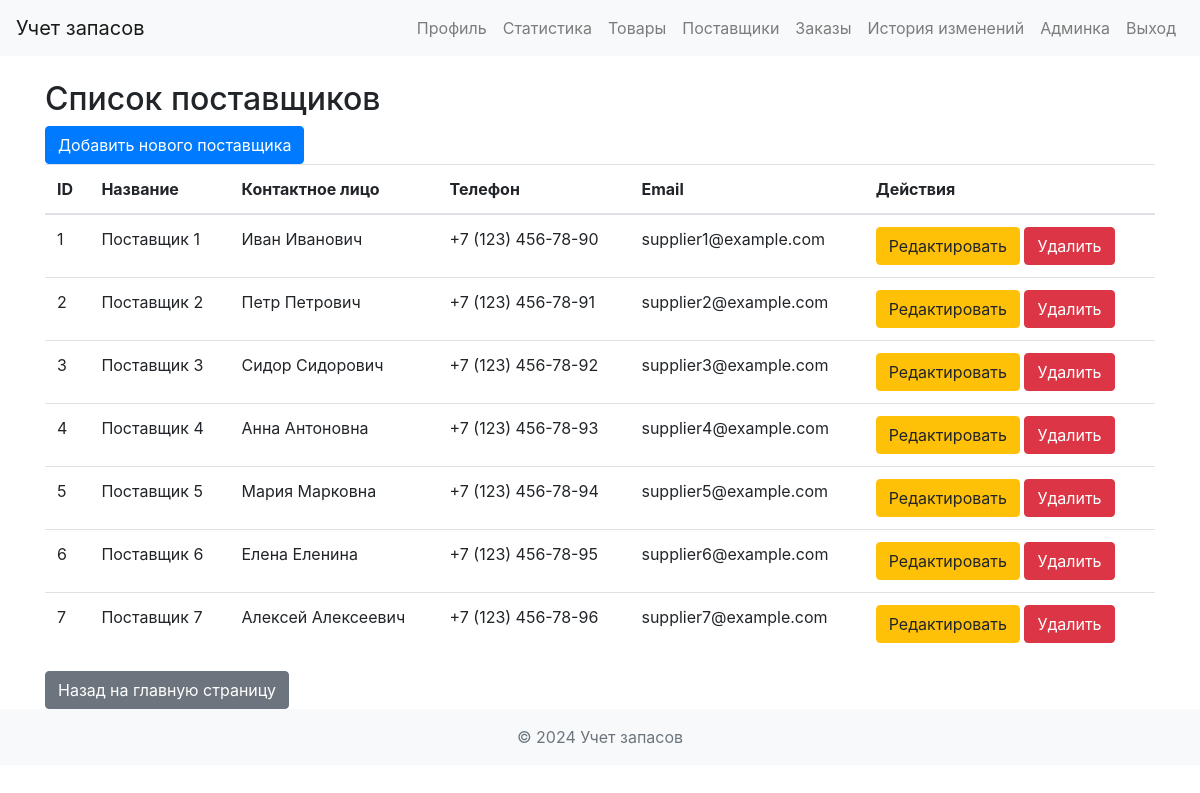
/suppliers (signed in), run on an earlier commit of the app's database.
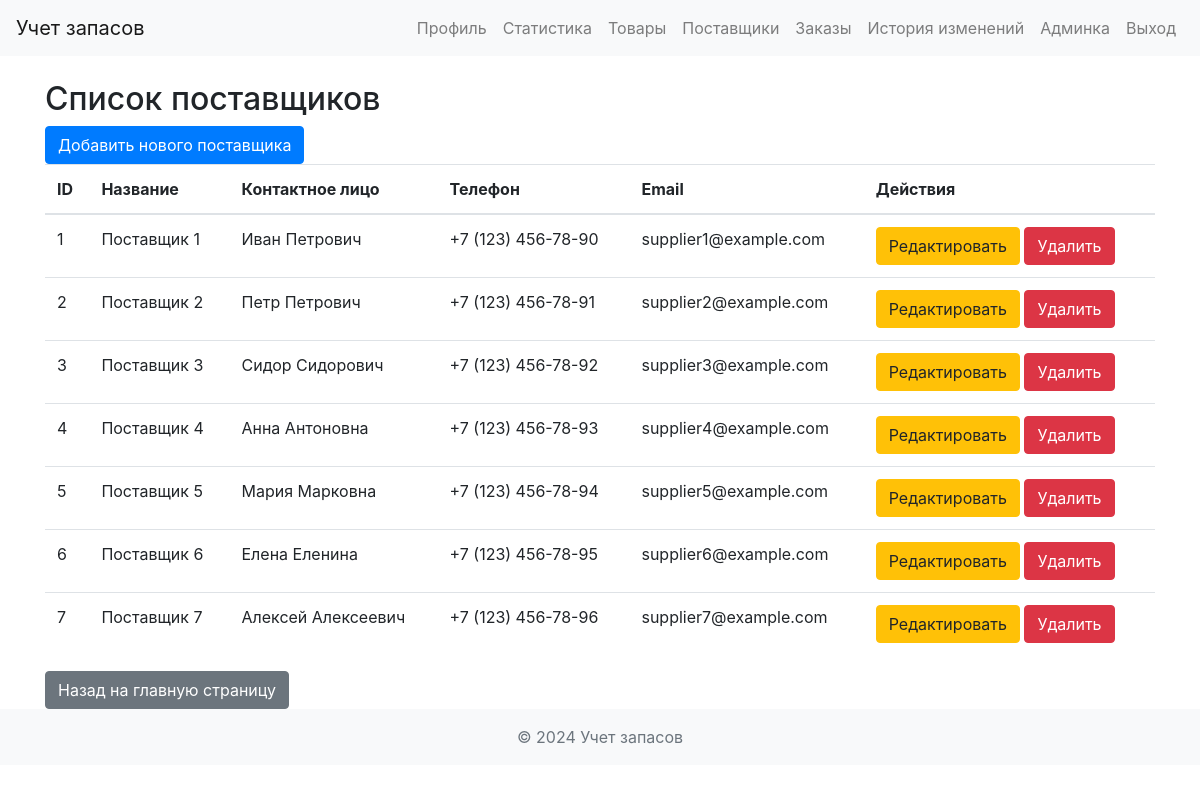
And on a later commit of the database.
### app/models.py (models this page shows)
class Supplier(db.Model):
    id = db.Column(db.Integer, primary_key=True)
    name = db.Column(db.String(100), nullable=False)
    contact_person = db.Column(db.String(100))
    phone = db.Column(db.String(20))
    email = db.Column(db.String(120))

### app/views.py (the view)
@app.route('/suppliers')
@login_required
def suppliers():
    form = SupplierForm()
    suppliers = Supplier.query.all()
    return render_template('suppliers.html', suppliers=suppliers, form=form)

### app/__init__.py (called while the page is built)
@login_manager.user_loader
def load_user(user_id):
    return User.query.get(int(user_id))

### app/templates/suppliers.html (shortened to what this page needs)
{% extends "layout.html" %}
{% block content %}
<h2>Список поставщиков</h2>
<a href="{{ url_for('new_supplier') }}" class="btn btn-primary">Добавить нового поставщика</a>
<table class="table">
   <thead>
       <tr>
           <th>ID</th>
           <th>Название</th>
           <th>Контактное лицо</th>
           <th>Телефон</th>
           <th>Email</th>
           <th>Действия</th>
       </tr>
   </thead>
   <tbody>
       {% for supplier in suppliers %}
           <tr>
               <td>{{ supplier.id }}</td>
               <td>{{ supplier.name }}</td>
               <td>{{ supplier.contact_person }}</td>
               <td>{{ supplier.phone }}</td>
               <td>{{ supplier.email }}</td>
               <td>
                   <a href="{{ url_for('edit_supplier', supplier_id=supplier.id) }}" class="btn btn-warning">Редактировать</a>
                   <form action="{{ url_for('delete_supplier', supplier_id=supplier.id) }}" method="POST" style="display:inline;">
                       <button type="submit" class="btn btn-danger" onclick="return confirm('Вы уверены, что хотите удалить этого поставщика?');">Удалить</button>
                   </form>
               </td>
           </tr>
       {% endfor %}
   </tbody>
</table>
<a href="{{ url_for('index') }}" class="btn btn-secondary">Назад на главную страницу</a>
{% endblock %}

What changed in the data, as far as the page shows it:
changed Supplier "Поставщик 1": contact_person "Иван Иванович" → "Иван Петрович"
